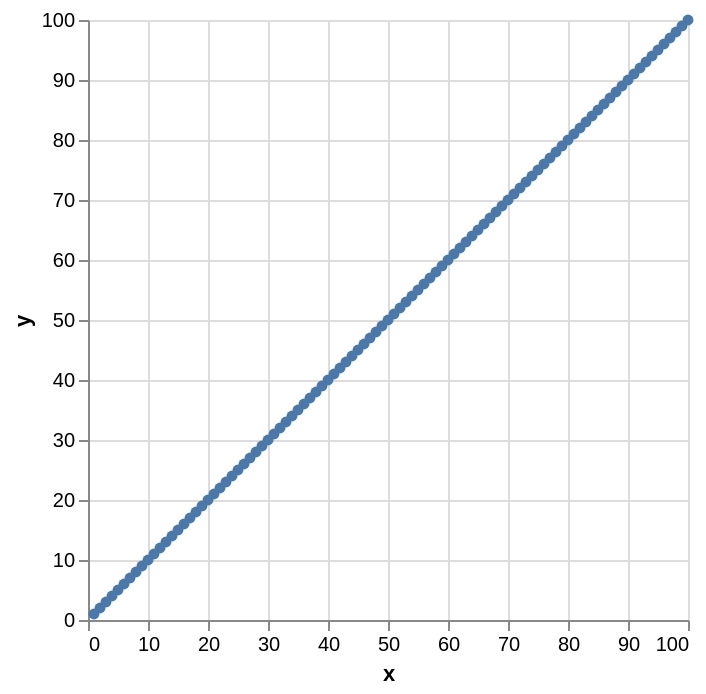

Describe this chart as a Vega-Lite specification.
### Vega-Lite specification from a JSON file in a GitHub repository (floating-point values rounded to 4 significant figures)
{"$schema": "https://vega.github.io/schema/vega-lite/v5.json", "data": {"values": [{"catX": "1", "x": 1, "y": 1}, {"catX": "2", "x": 2, "y": 2}, {"catX": "3", "x": 3, "y": 3}, {"catX": "4", "x": 4, "y": 4}, {"catX": "5", "x": 5, "y": 5}, {"catX": "6", "x": 6, "y": 6}, {"catX": "7", "x": 7, "y": 7}, {"catX": "8", "x": 8, "y": 8}, {"catX": "9", "x": 9, "y": 9}, {"catX": "10", "x": 10, "y": 10}, {"catX": "11", "x": 11, "y": 11}, {"catX": "12", "x": 12, "y": 12}, {"catX": "13", "x": 13, "y": 13}, {"catX": "14", "x": 14, "y": 14}, {"catX": "15", "x": 15, "y": 15}, {"catX": "16", "x": 16, "y": 16}, {"catX": "17", "x": 17, "y": 17}, {"catX": "18", "x": 18, "y": 18}, {"catX": "19", "x": 19, "y": 19}, {"catX": "20", "x": 20, "y": 20}, {"catX": "21", "x": 21, "y": 21}, {"catX": "22", "x": 22, "y": 22}, {"catX": "23", "x": 23, "y": 23}, {"catX": "24", "x": 24, "y": 24}, {"catX": "25", "x": 25, "y": 25}, {"catX": "26", "x": 26, "y": 26}, {"catX": "27", "x": 27, "y": 27}, {"catX": "28", "x": 28, "y": 28}, {"catX": "29", "x": 29, "y": 29}, {"catX": "30", "x": 30, "y": 30}, {"catX": "31", "x": 31, "y": 31}, {"catX": "32", "x": 32, "y": 32}, {"catX": "33", "x": 33, "y": 33}, {"catX": "34", "x": 34, "y": 34}, {"catX": "35", "x": 35, "y": 35}, {"catX": "36", "x": 36, "y": 36}, {"catX": "37", "x": 37, "y": 37}, {"catX": "38", "x": 38, "y": 38}, {"catX": "39", "x": 39, "y": 39}, {"catX": "40", "x": 40, "y": 40}, {"catX": "41", "x": 41, "y": 41}, {"catX": "42", "x": 42, "y": 42}, {"catX": "43", "x": 43, "y": 43}, {"catX": "44", "x": 44, "y": 44}, {"catX": "45", "x": 45, "y": 45}, {"catX": "46", "x": 46, "y": 46}, {"catX": "47", "x": 47, "y": 47}, {"catX": "48", "x": 48, "y": 48}, {"catX": "49", "x": 49, "y": 49}, {"catX": "50", "x": 50, "y": 50}, {"catX": "51", "x": 51, "y": 51}, {"catX": "52", "x": 52, "y": 52}, {"catX": "53", "x": 53, "y": 53}, {"catX": "54", "x": 54, "y": 54}, {"catX": "55", "x": 55, "y": 55}, {"catX": "56", "x": 56, "y": 56}, {"catX": "57", "x": 57, "y": 57}, {"catX": "58", "x": 58, "y": 58}, {"catX": "59", "x": 59, "y": 59}, {"catX": "60", "x": 60, "y": 60}, {"catX": "61", "x": 61, "y": 61}, {"catX": "62", "x": 62, "y": 62}, {"catX": "63", "x": 63, "y": 63}, {"catX": "64", "x": 64, "y": 64}, {"catX": "65", "x": 65, "y": 65}, {"catX": "66", "x": 66, "y": 66}, {"catX": "67", "x": 67, "y": 67}, {"catX": "68", "x": 68, "y": 68}, {"catX": "69", "x": 69, "y": 69}, {"catX": "70", "x": 70, "y": 70}, {"catX": "71", "x": 71, "y": 71}, {"catX": "72", "x": 72, "y": 72}, {"catX": "73", "x": 73, "y": 73}, {"catX": "74", "x": 74, "y": 74}, {"catX": "75", "x": 75, "y": 75}, {"catX": "76", "x": 76, "y": 76}, {"catX": "77", "x": 77, "y": 77}, {"catX": "78", "x": 78, "y": 78}, {"catX": "79", "x": 79, "y": 79}, {"catX": "80", "x": 80, "y": 80}, {"catX": "81", "x": 81, "y": 81}, {"catX": "82", "x": 82, "y": 82}, {"catX": "83", "x": 83, "y": 83}, {"catX": "84", "x": 84, "y": 84}, {"catX": "85", "x": 85, "y": 85}, {"catX": "86", "x": 86, "y": 86}, {"catX": "87", "x": 87, "y": 87}, {"catX": "88", "x": 88, "y": 88}, {"catX": "89", "x": 89, "y": 89}, {"catX": "90", "x": 90, "y": 90}, {"catX": "91", "x": 91, "y": 91}, {"catX": "92", "x": 92, "y": 92}, {"catX": "93", "x": 93, "y": 93}, {"catX": "94", "x": 94, "y": 94}, {"catX": "95", "x": 95, "y": 95}, {"catX": "96", "x": 96, "y": 96}, {"catX": "97", "x": 97, "y": 97}, {"catX": "98", "x": 98, "y": 98}, {"catX": "99", "x": 99, "y": 99}, {"catX": "100", "x": 100, "y": 100}]}, "encoding": {"x": {"field": "x", "type": "quantitative"}, "y": {"field": "y", "type": "quantitative"}}, "mark": {"point": true, "type": "line"}, "width": "container"}
